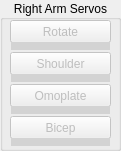
   <widget class="QGroupBox" name="rightArmServos">
    <property name="enabled">
     <bool>true</bool>
    </property>
    <property name="geometry">
     <rect>
      <x>325</x>
      <y>56</y>
      <width>121</width>
      <height>151</height>
     </rect>
    </property>
    <property name="title">
     <string>Right Arm Servos</string>
    </property>
    <property name="alignment">
     <set>Qt::AlignCenter</set>
    </property>
    <widget class="QPushButton" name="rightArm_rotate">
     <property name="enabled">
      <bool>false</bool>
     </property>
     <property name="geometry">
      <rect>
       <x>10</x>
       <y>20</y>
       <width>101</width>
       <height>23</height>
      </rect>
     </property>
     <property name="text">
      <string>Rotate</string>
     </property>
    </widget>
    <widget class="QPushButton" name="rightArm_shoulder">
     <property name="enabled">
      <bool>false</bool>
     </property>
     <property name="geometry">
      <rect>
       <x>10</x>
       <y>52</y>
       <width>101</width>
       <height>23</height>
      </rect>
     </property>
     <property name="text">
      <string>Shoulder</string>
     </property>
    </widget>
    <widget class="QPushButton" name="rightArm_omoplate">
     <property name="enabled">
      <bool>false</bool>
     </property>
     <property name="geometry">
      <rect>
       <x>10</x>
       <y>84</y>
       <width>101</width>
       <height>23</height>
      </rect>
     </property>
     <property name="text">
      <string>Omoplate</string>
     </property>
    </widget>
    <widget class="QPushButton" name="rightArm_bicep">
     <property name="enabled">
      <bool>false</bool>
     </property>
     <property name="geometry">
      <rect>
       <x>10</x>
       <y>116</y>
       <width>101</width>
       <height>23</height>
      </rect>
     </property>
     <property name="layoutDirection">
      <enum>Qt::LeftToRight</enum>
     </property>
     <property name="text">
      <string>Bicep</string>
     </property>
    </widget>
    <widget class="QSlider" name="rightArm_rotateSlider">
     <property name="enabled">
      <bool>false</bool>
     </property>
     <property name="geometry">
      <rect>
       <x>11</x>
       <y>42</y>
       <width>99</width>
       <height>8</height>
      </rect>
     </property>
     <property name="styleSheet">
      <string notr="true">QSlider::groove:horizontal {border: 1px solid #999999;}
QSlider::handle:horizontal {height: 5px; width: 6px;background-image: url(sliderButton.jpg)}
QSlider::add-page:qlineargradient {background: lightgray;}
QSlider::sub-page:qlineargradient {background: lightgray;}</string>
     </property>
     <property name="maximum">
      <number>180</number>
     </property>
     <property name="orientation">
      <enum>Qt::Horizontal</enum>
     </property>
    </widget>
    <widget class="QSlider" name="rightArm_shoulderSlider">
     <property name="enabled">
      <bool>false</bool>
     </property>
     <property name="geometry">
      <rect>
       <x>11</x>
       <y>74</y>
       <width>99</width>
       <height>8</height>
      </rect>
     </property>
     <property name="styleSheet">
      <string notr="true">QSlider::groove:horizontal {border: 1px solid #999999;}
QSlider::handle:horizontal {height: 5px; width: 6px;background-image: url(sliderButton.jpg)}
QSlider::add-page:qlineargradient {background: lightgray;}
QSlider::sub-page:qlineargradient {background: lightgray;}</string>
     </property>
     <property name="maximum">
      <number>180</number>
     </property>
     <property name="orientation">
      <enum>Qt::Horizontal</enum>
     </property>
    </widget>
    <widget class="QSlider" name="rightArm_omoplateSlider">
     <property name="enabled">
      <bool>false</bool>
     </property>
     <property name="geometry">
      <rect>
       <x>11</x>
       <y>106</y>
       <width>99</width>
       <height>8</height>
      </rect>
     </property>
     <property name="styleSheet">
      <string notr="true">QSlider::groove:horizontal {border: 1px solid #999999;}
QSlider::handle:horizontal {height: 5px; width: 6px;background-image: url(sliderButton.jpg)}
QSlider::add-page:qlineargradient {background: lightgray;}
QSlider::sub-page:qlineargradient {background: lightgray;}</string>
     </property>
     <property name="maximum">
      <number>180</number>
     </property>
     <property name="orientation">
      <enum>Qt::Horizontal</enum>
     </property>
    </widget>
    <widget class="QSlider" name="rightArm_bicepSlider">
     <property name="enabled">
      <bool>false</bool>
     </property>
     <property name="geometry">
      <rect>
       <x>11</x>
       <y>138</y>
       <width>99</width>
       <height>8</height>
      </rect>
     </property>
     <property name="styleSheet">
      <string notr="true">QSlider::groove:horizontal {border: 1px solid #999999;}
QSlider::handle:horizontal {height: 5px; width: 6px;background-image: url(sliderButton.jpg)}
QSlider::add-page:qlineargradient {background: lightgray;}
QSlider::sub-page:qlineargradient {background: lightgray;}</string>
     </property>
     <property name="maximum">
      <number>180</number>
     </property>
     <property name="orientation">
      <enum>Qt::Horizontal</enum>
     </property>
    </widget>
   </widget>
